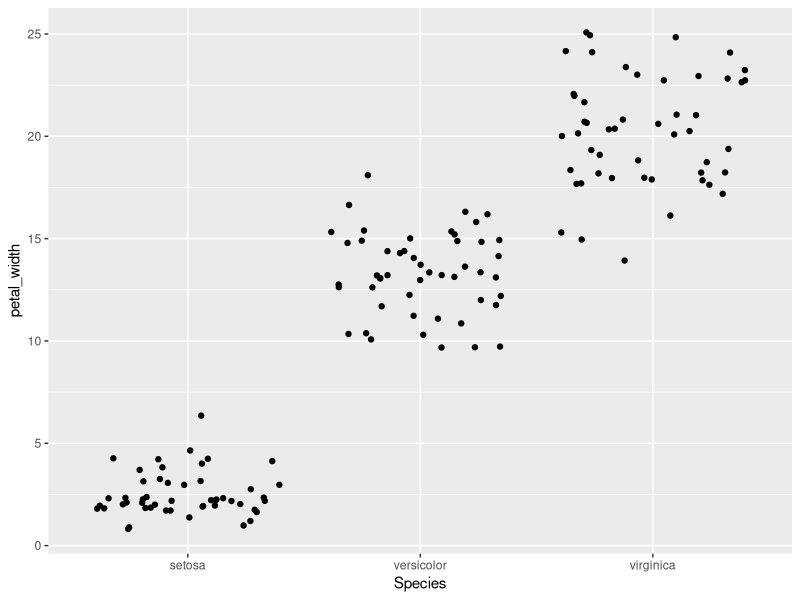
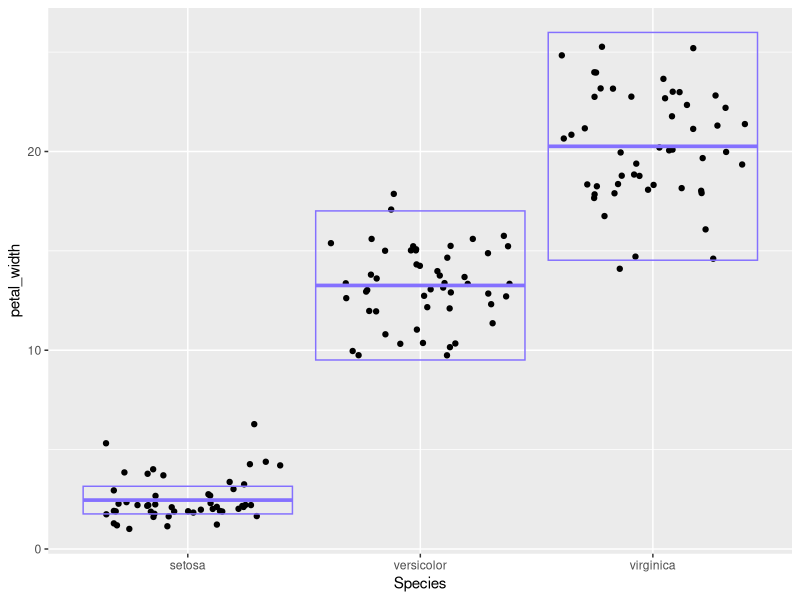
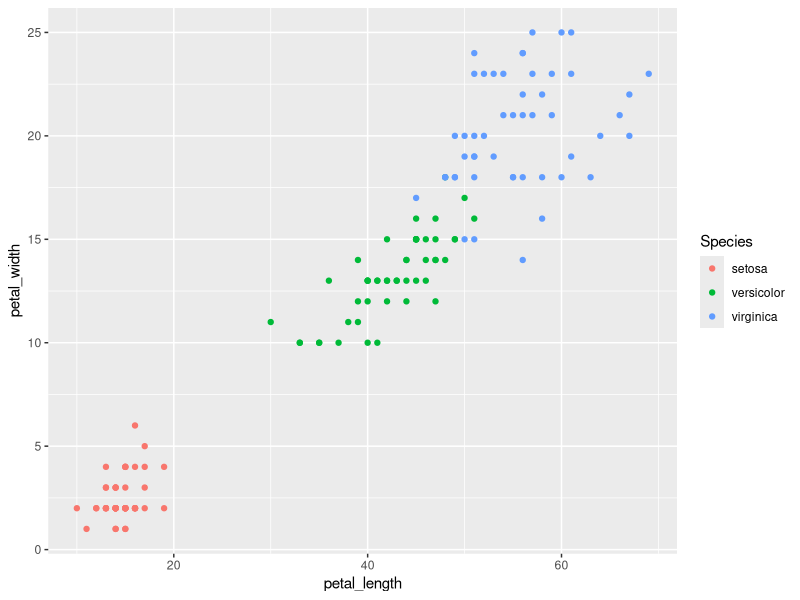

Generate these figures, in order, with R:


# load packages -----------------------------------------------------------

library(tidyverse) 


# load data --------------------------------------------------------------

iris
iris <- as_tibble(iris) 
iris


# Question #1 -------------------------------------------------------------

iris_new <- 
  rename( 
    iris, 
    sepal_length = Sepal.Length, 
    sepal_width = Sepal.Width, 
    petal_length = Petal.Length,
    petal_width = Petal.Width 
  )  

iris_new

# Question #2 -------------------------------------------------------------

iris_numbers <- select(iris_new, sepal_length, sepal_width, petal_length, petal_width, Species)

iris_numbers 

iris_cm <-
  mutate( 
    iris_numbers, 
    sepal_length = 10*sepal_length, 
    sepal_width = 10*sepal_width, 
    petal_length = 10*petal_length, 
    petal_width = 10*petal_width
  ) 

iris_cm

# Question #3 -------------------------------------------------------------

iris_area <- mutate(iris_cm, sepal_area = sepal_length * sepal_width, 
                    petal_area = petal_length * petal_width) %>%
  select(petal_area, sepal_area, Species) 

iris_area

# Question #4 -------------------------------------------------------------

count(iris_cm) 

summarize(
  iris_cm,
  sample_size = n(), 
  mean = mean(sepal_length), 
  max = max(sepal_length), 
  min = min(sepal_length), 
  range = max - min,
  median = median(sepal_length), 
  q1 = quantile(sepal_length, probs = 0.25), 
  q3 = quantile(sepal_length, probs = 0.75),
  iqr = IQR(sepal_length)
  )


# Question 5 -------------------------------------------------------------

iris_sum <-
  iris_cm %>%
  group_by(Species) %>%
  summarize(
    sample_size = n(),
    mean_w = mean(petal_width),
    str_dev = sd(petal_width),
    var = var(petal_width),
    sem = mean(petal_width) / sqrt(n()),
    ci_upper = mean_w + 2 * sem,
    ci_lower = mean_w - 2 * sem
  )

iris_sum

# Question 6 -------------------------------------------------------------

ggplot(data = iris_cm) + 
  geom_jitter(mapping = aes(x = Species, y = petal_width)) 


# Question 7 -------------------------------------------------------------

ggplot(data = iris_cm) + 
  geom_jitter(mapping = aes(x = Species, y = petal_width)) + 
  geom_crossbar( 
    data = iris_sum, 
    mapping = aes(x = Species, y = mean_w, ymax = ci_upper, ymin = ci_lower), 
    color = "lightslateblue"
    )

# Question 8 -------------------------------------------------------------

ggplot(data = iris_cm) + 
  geom_point(mapping = aes(x = petal_length, y = petal_width, color = Species))


